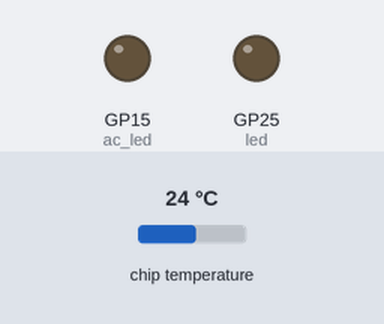
Bench run of a program on a simulated Raspberry Pi Pico running MicroPython. Parts: output pins drawn as LEDs (lit = HIGH). Inputs (shaded band) come from the test bench; at power-on: chip temperature 24 °C. No MQTT or app messages arrive unless stated; the clock reads 2024-03-15 10:24:30 at power-on unless the program sets it; what the program prints to the serial console is not drawn.

Above: at 1.8 s.
1.9 s: chip temperature set to 27 °C
At 11.5 s:
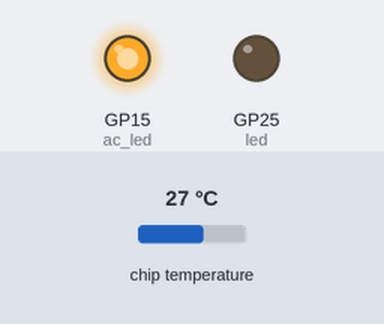
12.1 s: chip temperature set to 1 °C
At 16.6 s:
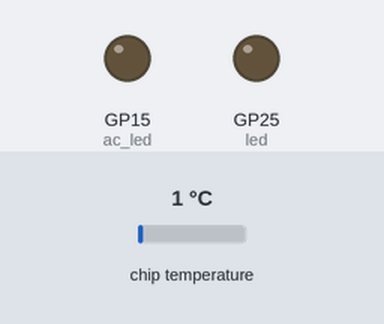
18.1 s: chip temperature set to 36 °C
26.8 s: chip temperature set to 39 °C
Timing chart, 0 to 32.2 s (numbered marks = the images above; inputs shaded):
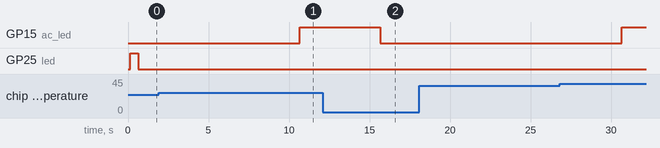

Measured:
- the behaviour switches between 26 and 27 °C on chip temperature (found by bisection; images 0 and 1)
- after the input at 1.9 s, GP15 (ac_led): LOW → HIGH after 8.8 s
- after the input at 12.1 s, GP15 (ac_led): HIGH → LOW after 3.6 s
- after the input at 18.1 s, every drawn part: stays the same

The program:

main.py
```python
"""
智慧教室監控系統 - Pico 端
功能：監測溫度並控制空調（LED 模擬）
"""

import time
import machine
import json
from umqtt.simple import MQTTClient
import config

# 初始化硬體
led = machine.Pin("LED", machine.Pin.OUT)
ac_led = machine.Pin(15, machine.Pin.OUT)  # GPIO 15 模擬空調
temp_sensor = machine.ADC(4)

# 溫度濾波器
class TempFilter:
    def __init__(self, size=5):
        self.readings = []
        self.size = size

    def add(self, value):
        self.readings.append(value)
        if len(self.readings) > self.size:
            self.readings.pop(0)
        return sum(self.readings) / len(self.readings)

temp_filter = TempFilter()

def read_temperature():
    """讀取並濾波溫度"""
    adc = temp_sensor.read_u16()
    voltage = adc * 3.3 / 65535
    temp = 27 - (voltage - 0.706) / 0.001721
    return temp_filter.add(temp)

def control_ac(temp):
    """根據溫度控制空調"""
    if temp > config.TEMP_THRESHOLD:
        ac_led.on()
        return "on"
    else:
        ac_led.off()
        return "off"

# 連接 MQTT
client = MQTTClient(config.DEVICE_ID, config.MQTT_BROKER, config.MQTT_PORT)
client.connect()
print("MQTT 已連接")
led.on()
time.sleep(0.5)
led.off()

# 主迴圈
while True:
    try:
        temp = read_temperature()
        ac_status = control_ac(temp)

        data = {
            "device_id": config.DEVICE_ID,
            "timestamp": time.time(),
            "temperature": round(temp, 2),
            "ac_status": ac_status
        }

        client.publish(config.MQTT_TOPIC, json.dumps(data))
        print(f"溫度: {temp:.1f}°C, 空調: {ac_status}")

        time.sleep(config.INTERVAL)
    except Exception as e:
        print(f"錯誤: {e}")
        time.sleep(5)
```

config.py
```python
# 智慧教室配置
DEVICE_ID = "classroom_temp_01"
WIFI_SSID = "your_wifi"
WIFI_PASSWORD = "your_password"
MQTT_BROKER = "192.168.1.100"
MQTT_PORT = 1883
MQTT_TOPIC = "classroom/temperature"
TEMP_THRESHOLD = 26.0  # 溫度閾值（°C）
INTERVAL = 5  # 發送間隔（秒）
```
